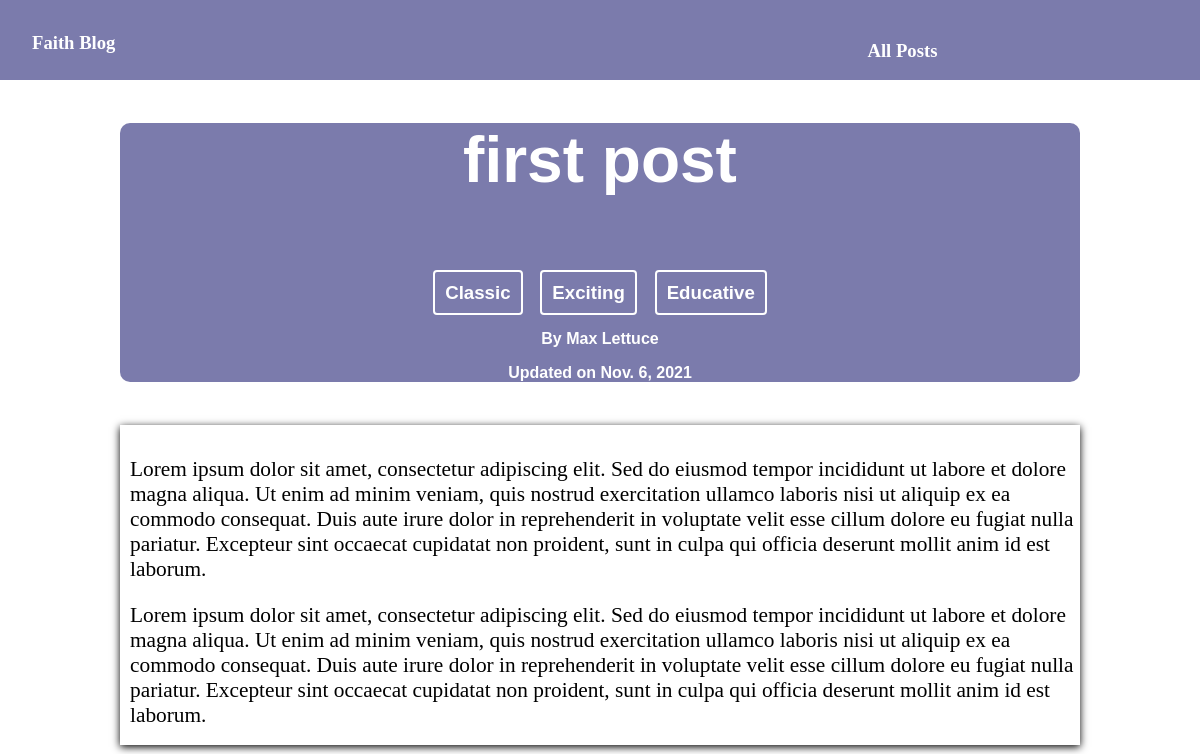
Screenshot of /first-post with the database file from the repository.
### blog/models.py (models this page shows, shortened)
class Post(models.Model):
    title = models.CharField(max_length=80)
    excerpt = models.CharField(max_length=250)
    image_name= models.CharField(max_length=80)
    date = models.DateField(max_length=50)
    slug = models.SlugField(default="", blank=True, null=False, db_index=True)
    content = models.CharField(max_length=500)
    author = models.ForeignKey(Author, on_delete=models.CASCADE, null=True)

class Tag(models.Model):
    caption = models.CharField(max_length=20)
    post = models.ManyToManyField(Post)

class Author(models.Model):
    first_name = models.CharField(max_length=50)
    last_name = models.CharField(max_length=50)
    email_address = models.EmailField()
    def __str__(self):
        return f"{self.first_name} {self.last_name}"

### blog/views.py (the view)
# urls.py: path('<slug:slug>', views.myposts, name="myposts"),
def myposts(request, slug):
    tags = Tag.objects.all()
    try:
        post = get_object_or_404(Post, slug=slug)
        return render(request, "blog/my_posts.html", {
            "title": post.title,
            "author": post.author,
            "date": post.date,
            "content": post.content,
            "tags": tags
        })
    except:
        response_data = render_to_string("404.html")
        raise Http404(response_data)

### blog/templates/blog/my_posts.html
{% extends 'base.html' %}
{% load static %}
{% block css_files %}
    <link rel="stylesheet" href="{% static 'blog/my_posts.css' %}">
{% endblock %}
{% block content %}
    {% include "blog/includes/header.html"%}
    <div class="post_title">
        <h1>{{ title }}<h1>
        <div>
        {% for tag in tags %}
            <span class="tag">{{ tag.caption }}</span>
        {% endfor %}
        </div>
        <p class="span_author">By <a href="mailto:{{ author.email_address }}">{{author}}</a></p>
        <p class="span_date">Updated on {{date}}</p>
    </div>
    <div class="post_text">
        <p>{{ content }}</p>
        <p>{{ content }}</p>
    </div>
{% endblock %}

### templates/base.html (shortened to what this page needs)
{% load static %}
<!DOCTYPE html>
<html lang="en">
  <head>
    <link rel="stylesheet" href="{% static 'styles.css' %}" />
    {% block css_files %}{% endblock %}
  </head>
  <body>
    {% block content %} {% endblock %}
  </body>
</html>

### blog/templates/blog/includes/header.html
<header>
    <nav class="nav" style="background: rgb(123, 123, 172);; width: 100vw; height: 10vh; position: absolute; top:0; left:0" >
        <a href="{% url 'index' %}" class ="index" style="margin: 2rem; color: white; font-weight: bold; font-size: 14pt; text-decoration: none; ">Faith Blog</a>
        <a href="{% url 'posts' %}" class="posts" style="position: relative; left: 60%; top: 5vh; color: white; font-weight: bold; font-size: 14pt; text-decoration: none">All Posts</a>
    </nav>
<header>

### static/styles.css (style rules this page uses)
body { height: 100vh; width: 100vw; margin: 0; padding: 0; }
.nav { display: flex; background-color: blue; }

### blog/static/blog/my_posts.css (style rules this page uses)
.post_title { font-family: "Gill Sans", "Gill Sans MT", Calibri, "Trebuchet MS", sans-serif; font-size: 24pt; font-weight: bold; text-align: center; background-color: rgb(123, 123, 172);; color: white; width: 80%; height: 30%; position: relative; top: 10vh; border-radius: 10px; margin: auto; }
.post_title h1 { position: relative; top: 8%; }
.span_author, .span_date { font-weight: bold; font-size: 12pt; position: relative; top: 9%; }
.span_author a { text-decoration: none; color: #fff; }
.post_text { font-family: "dancing script", cursive; font-size: 16pt; justify-content: center; align-items: center; width: 80vw; height: 40vh; box-shadow: 0 2px 8px rgba(0, 0, 0.26); margin: auto; position: relative; top: 10vh; }
.post_text p { position: relative; top: 10%; padding-left: 10px; }
.tag { border: 2px solid #fff; font-size: 14pt; padding: 10px; border-radius: 4px; }

### rows the page displays
Post: title "first post", date "Nov. 6, 2021", content "Lorem ipsum dolor sit amet, consectetur adipiscing elit. Sed do eiusmod tempor incididunt ut labore et dolore magna aliqua. Ut enim ad minim veniam, quis nostrud exercitation ullamco laboris nisi ut aliquip ex ea commodo consequat. Duis aute irure dolor in reprehenderit in voluptate velit esse cillum dolore eu fugiat nulla pariatur. Excepteur sint occaecat cupidatat non proident, sunt in culpa qui officia deserunt mollit anim id est laborum."
Tag: caption "Classic"
Tag: caption "Exciting"
Tag: caption "Educative"
Author: first_name+last_name "Max Lettuce"
